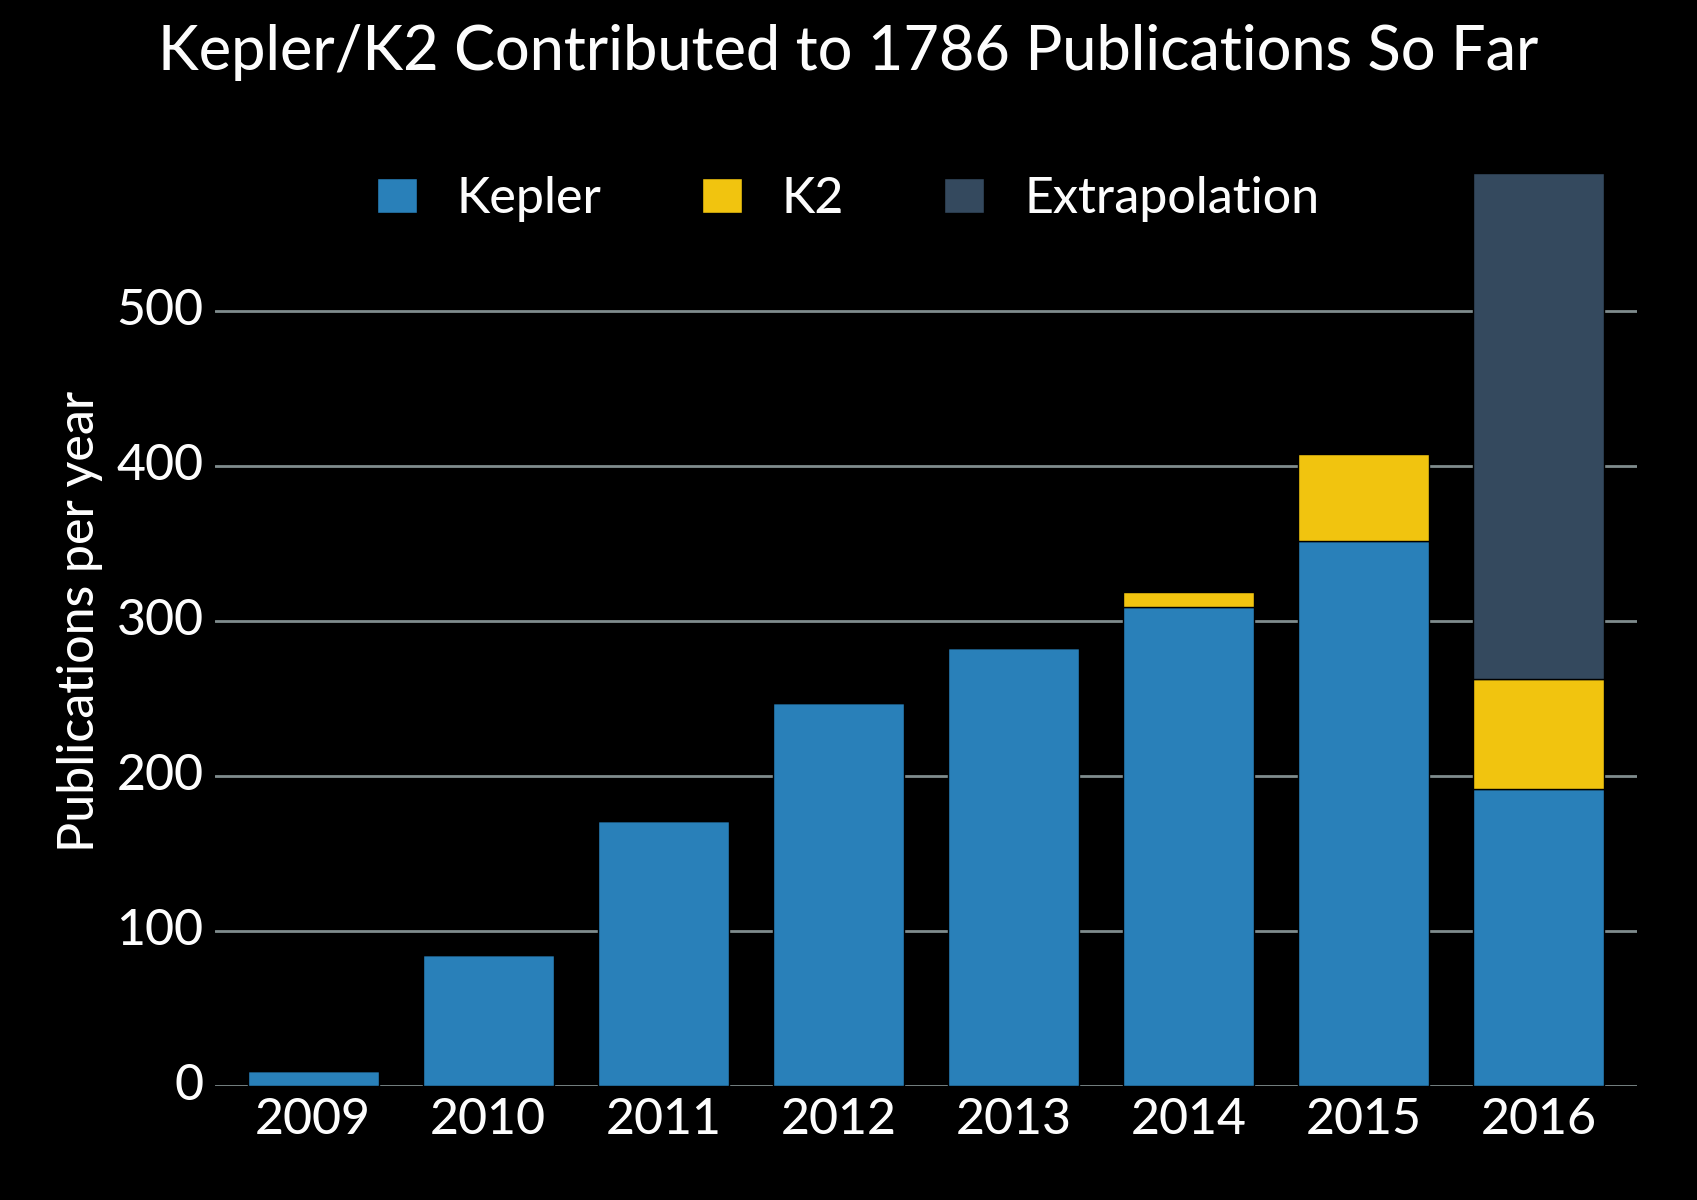

The script that saved this image:
"""Creates beautiful visualizations of the publication database."""
import datetime
import sqlite3 as sql

import numpy as np
from astropy import log

from matplotlib import pyplot as plt
import matplotlib.patheffects as path_effects
import matplotlib as mpl
from matplotlib import style
import seaborn as sns

from kpub import PublicationDB

MISSIONS = ['kepler', 'k2']
SCIENCES = ['exoplanets', 'astrophysics']

output_fn = 'publications-per-year.png'
db = PublicationDB()
first_year = 2009
barwidth = 0.75
extrapolate = True
current_year = datetime.datetime.now().year


palette = sns.color_palette(['#f1c40f', '#2980b9'])
style.use('../styles/black.mplstyle')
plt.rc('xtick.major', size=0)
plt.rc('ytick.major', size=0)


# Initialize a dictionary to contain the data to plot
counts = {}
for mission in MISSIONS:
    counts[mission] = {}
    for year in range(first_year, current_year + 1):
        counts[mission][year] = 0

    cur = db.con.execute("SELECT year, COUNT(*) FROM pubs "
                      "WHERE mission = ? "
                      "AND year >= '2009' "
                      "GROUP BY year;",
                      [mission])
    rows = list(cur.fetchall())
    for row in rows:
        counts[mission][int(row[0])] = row[1]

# Now make the actual plot
fig = plt.figure(figsize=(8, 4.5))
ax = fig.add_subplot(111)
plt.bar(np.array(list(counts['kepler'].keys())),
        counts['kepler'].values(),
        label='Kepler',
        facecolor=palette[1],
        edgecolor='black',
        width=barwidth)
plt.bar(np.array(list(counts['k2'].keys())),
        counts['k2'].values(),
        bottom=counts['kepler'].values(),
        label='K2',
        facecolor=palette[0],
        edgecolor='black',
        width=barwidth)
# Also plot the extrapolated precition for the current year
if extrapolate:
    now = datetime.datetime.now()
    fraction_of_year_passed = float(now.strftime("%-j")) / 365.2425
    current_total = (counts['kepler'][current_year] +
                     counts['k2'][current_year])
    expected = (1/fraction_of_year_passed - 1.5) * current_total
    plt.bar(current_year,
            expected,
            bottom=current_total,
            label='Extrapolation',
            facecolor='#34495e',
            edgecolor='black',
            width=barwidth)

# Aesthetics
plt.ylabel("Publications per year", fontsize=18)
ax.get_xaxis().get_major_formatter().set_useOffset(False)
plt.xticks(range(first_year - 1, current_year + 1), fontsize=14)
plt.yticks(range(0, 501, 100), fontsize=14)
plt.xlim([first_year - 0.75*barwidth, current_year + 0.75*barwidth])
plt.legend(bbox_to_anchor=(0.1, 1),
           loc='upper left',
           ncol=3,
           borderaxespad=0.,
           handlelength=0.8,
           frameon=False,
           fontsize=18)
# Disable spines
ax.spines["left"].set_visible(False)
ax.spines["right"].set_visible(False)
ax.spines["top"].set_visible(False)
ax.spines["bottom"].set_visible(False)
# Only show bottom and left ticks
ax.get_xaxis().tick_bottom()
ax.get_yaxis().tick_left()
# Only show horizontal grid lines
ax.grid(axis='y')

n_pub = sum(counts['kepler'].values()) + sum(counts['k2'].values())
plt.suptitle("Kepler/K2 Contributed to "
             "{} Publications So Far".format(n_pub),
             fontsize=22)

plt.tight_layout(rect=(0, 0, 1, 0.92), h_pad=1.5)
log.info("Writing {}".format(output_fn))
plt.savefig(output_fn)
plt.close()

